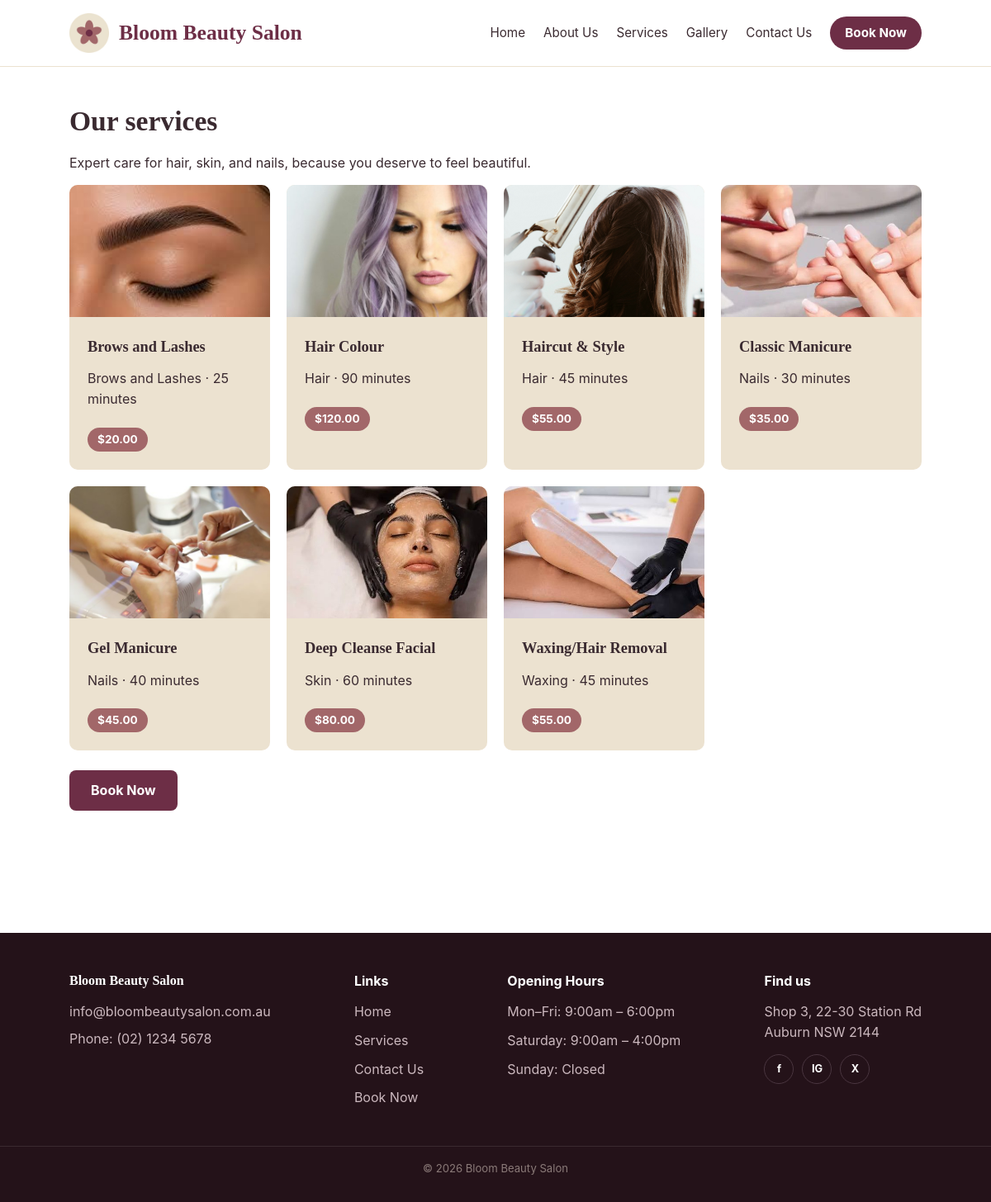
/services.php, run on the app's committed database.
### tables this page shows
CREATE TABLE services (
    service_id    VARCHAR(10) PRIMARY KEY,
    name          VARCHAR(100) NOT NULL,
    category      VARCHAR(50)  NOT NULL,
    price         DECIMAL(6,2) NOT NULL,
    duration_min  INT NOT NULL,
    image_url     VARCHAR(255)
);

### services.php (the view)
<?php
include 'php/db.php';
include 'php/header.php';
?>
<section class="section">
  <h1>Our services</h1>
  <p>Expert care for hair, skin, and nails, because you deserve to feel beautiful.</p>
  <div class="grid grid-3">
    <?php
    $result = mysqli_query($conn, "SELECT name, category, price, duration_min, image_url FROM services ORDER BY category, name");
    while ($row = mysqli_fetch_assoc($result)) {
        $has_photo = !empty($row['image_url']) && file_exists(__DIR__ . '/' . $row['image_url']);
    ?>
      <div class="card">
        <?php if ($has_photo) { ?>
          <img src="<?php echo htmlspecialchars($row['image_url']); ?>"
               alt="<?php echo htmlspecialchars($row['name']); ?>" class="card-image">
        <?php } ?>
        <div class="card-body">
          <h3><?php echo htmlspecialchars($row['name']); ?></h3>
          <p><?php echo htmlspecialchars($row['category']); ?> &middot; <?php echo (int)$row['duration_min']; ?> minutes</p>
          <span class="price">$<?php echo number_format($row['price'], 2); ?></span>
        </div>
      </div>
    <?php
    }
    ?>
  </div>
  <p style="margin-top:24px;"><a href="book.php" class="btn">Book Now</a></p>
</section>
<?php include 'php/footer.php'; ?>

### php/header.php (shortened to what this page needs)
<!DOCTYPE html>
<html lang="en">
<head>
<link rel="stylesheet" href="css/style.css?v=<?php echo filemtime('css/style.css'); ?>">
</head>
<body>
<header class="site-header">
  <div class="container header-inner">
    <a href="index.php" class="logo">
  <img src="images/logo.jpg" alt="Bloom Beauty Salon logo" class="logo-icon">
  Bloom Beauty Salon
  </a>
    <nav class="main-nav">
      <a href="index.php">Home</a>
      <a href="about.php">About Us</a>
      <a href="services.php">Services</a>
      <a href="gallery.php">Gallery</a>
      <a href="contact.php">Contact Us</a>
      <?php if (isset($_SESSION['user_id'])) { ?>
        <a href="book.php" class="btn-book">Book Now</a>
        <span class="user-pill">
          Hi, <?php echo htmlspecialchars($_SESSION['user_name']); ?>
          &middot; <a href="logout.php">Log out</a>
        </span>
      <?php } else { ?>
        <a href="login.php" class="btn-book">Book Now</a>
      <?php } ?>
    </nav>
  </div>
</header>
<main class="container">

### php/footer.php (shortened to what this page needs)
</main>
<footer class="site-footer-dark">
  <div class="container footer-grid">
    <div class="footer-col footer-brand">
      <h3>Bloom Beauty Salon</h3>
      <p>info@bloombeautysalon.com.au</p>
      <p>Phone: (02) 1234 5678</p>
    </div>
    <div class="footer-col">
      <h4>Links</h4>
      <ul>
        <li><a href="index.php">Home</a></li>
        <li><a href="services.php">Services</a></li>
        <li><a href="contact.php">Contact Us</a></li>
        <li><a href="login.php">Book Now</a></li>
      </ul>
    </div>
    <div class="footer-col">
      <h4>Opening Hours</h4>
      <ul>
        <li>Mon&ndash;Fri: 9:00am &ndash; 6:00pm</li>
        <li>Saturday: 9:00am &ndash; 4:00pm</li>
        <li>Sunday: Closed</li>
      </ul>
    </div>
    <div class="footer-col footer-address">
      <h4>Find us</h4>
      <p>Shop 3, 22-30 Station Rd<br>Auburn NSW 2144</p>
      <div class="social-icons">
        <a href="#" aria-label="Facebook">f</a>
        <a href="#" aria-label="Instagram">IG</a>
        <a href="#" aria-label="Twitter">X</a>
      </div>
    </div>
  </div>
  <div class="footer-bottom">
    <p>&copy; <?= date('Y') ?> Bloom Beauty Salon </p>
  </div>
</footer>
</body>
</html>

### css/style.css (style rules this page uses)
:root { --maroon: #6D2E46; --maroon-dark: #5A2439; --rose: #A26769; --cream: #ECE2D0; --dark: #3A2A30; --mauve: #8A7A78; --white: #FFFFFF; --radius: 10px; }
* { box-sizing: border-box; }
body { margin: 0; font-family: -apple-system, "Segoe UI", Roboto, Arial, sans-serif; color: var(--dark); background: var(--white); line-height: 1.55; }
.container { max-width: 1080px; margin: 0 auto; padding: 0 24px; }
h1, h2, h3 { font-family: Georgia, "Times New Roman", serif; margin: 0 0 12px; }
h1 { font-size: 2.1rem; }
h3 { font-size: 1.15rem; }
p { margin: 0 0 14px; }
a { color: var(--maroon); }
.site-header { border-bottom: 1px solid var(--cream); }
.header-inner { display: flex; align-items: center; justify-content: space-between; padding: 16px 24px; flex-wrap: wrap; gap: 12px; }
.logo { display: flex; align-items: center; gap: 12px; font-family: Georgia, serif; font-weight: bold; font-size: 1.6rem; color: var(--maroon); text-decoration: none; }
.logo-icon { width: 48px; height: 48px; }
.main-nav { display: flex; align-items: center; gap: 22px; flex-wrap: wrap; }
.main-nav a { text-decoration: none; color: var(--dark); font-size: 0.95rem; }
.main-nav a.btn-book { background: var(--maroon); color: var(--white); padding: 8px 18px; border-radius: 999px; font-weight: bold; }
main.container { padding: 40px 24px 60px; min-height: 60vh; }
.section { margin-bottom: 48px; }
.grid { display: grid; gap: 20px; }
.grid-3 { grid-template-columns: repeat(auto-fit, minmax(220px, 1fr)); }
.card { background: var(--cream); border-radius: var(--radius); overflow: hidden; padding: 0; }
.card .card-image { display: block; width: 100%; height: 160px; max-width: none; object-fit: cover; }
.card .card-body { padding: 22px; }
.card h3 { color: var(--dark); }
.card .price { display: inline-block; margin-top: 8px; background: var(--rose); color: var(--white); padding: 4px 12px; border-radius: 999px; font-size: 0.85rem; font-weight: bold; }
.btn { display: inline-block; padding: 12px 26px; border-radius: 8px; border: none; background: var(--maroon); color: var(--white); font-weight: bold; text-decoration: none; cursor: pointer; font-size: 1rem; }
.site-footer-dark { background: #241219; color: #CBB8BE; margin-top: 40px; padding-top: 48px; }
.footer-grid { display: flex; flex-wrap: wrap; justify-content: space-between; gap: 32px; padding-bottom: 36px; }
.footer-col { flex: 0 1 auto; }
.footer-col h3, .footer-col h4 { color: var(--white); font-size: 1rem; line-height: 1.3; margin: 0 0 14px; }
.footer-col h3 { font-family: Georgia, serif; }
.footer-col p { margin: 0 0 8px; color: #CBB8BE; }
.footer-col ul { list-style: none; margin: 0; padding: 0; }
.footer-col ul li { margin-bottom: 10px; }
.footer-col ul li a { color: #CBB8BE; text-decoration: none; }
.social-icons { display: flex; gap: 10px; margin-top: 14px; }
.social-icons a { width: 36px; height: 36px; border-radius: 50%; border: 1px solid #4A3640; display: flex; align-items: center; justify-content: center; color: var(--white); text-decoration: none; font-size: 0.8rem; font-weight: bold; }
.footer-bottom { border-top: 1px solid #3A2A30; padding: 16px 0; text-align: center; font-size: 0.82rem; color: #8A7A78; }

### data on the page
services: image_url (picture), name "Brows and Lashes", category "Brows and Lashes", duration_min "25", price "20.00"
services: image_url (picture), name "Hair Colour", category "Hair", duration_min "90", price "120.00"
services: image_url (picture), name "Haircut & Style", category "Hair", duration_min "45", price "55.00"
services: image_url (picture), name "Classic Manicure", category "Nails", duration_min "30", price "35.00"
services: image_url (picture), name "Gel Manicure", category "Nails", duration_min "40", price "45.00"
services: image_url (picture), name "Deep Cleanse Facial", category "Skin", duration_min "60", price "80.00"
services: image_url (picture), name "Waxing/Hair Removal", category "Waxing", duration_min "45", price "55.00"
